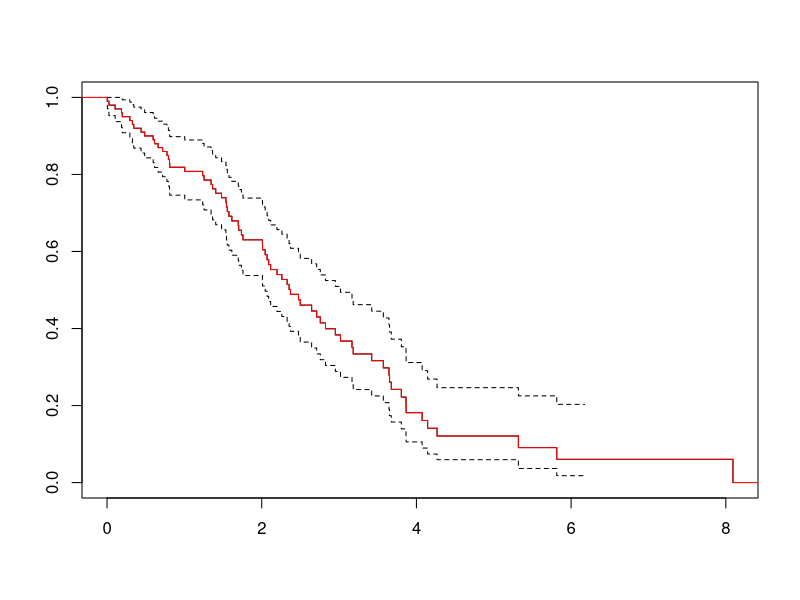

Here is the R script that generated this plot:

# Example Comparison of Kaplan-Meier vs crq fitting
# The red crq estimate should overplot the black KM Survival Curve.
require(quantreg)
require(survival)
n <- 100
y <- rchisq(n,3)
c <- rchisq(n,5)
Y <- pmin(y,c)
d <- (y < c)
plot(survfit(Surv(Y,d)~1))
f <- crq(Surv(Y,d)~1, method = "Portnoy", grid = "pivot")
x <- f$sol[2,]
p <- 1-f$sol[1,]
p <- c(p,p[length(p)])
par(col = "red")
fs <- plot(stepfun(x, p),do.points = FALSE, add = TRUE)

